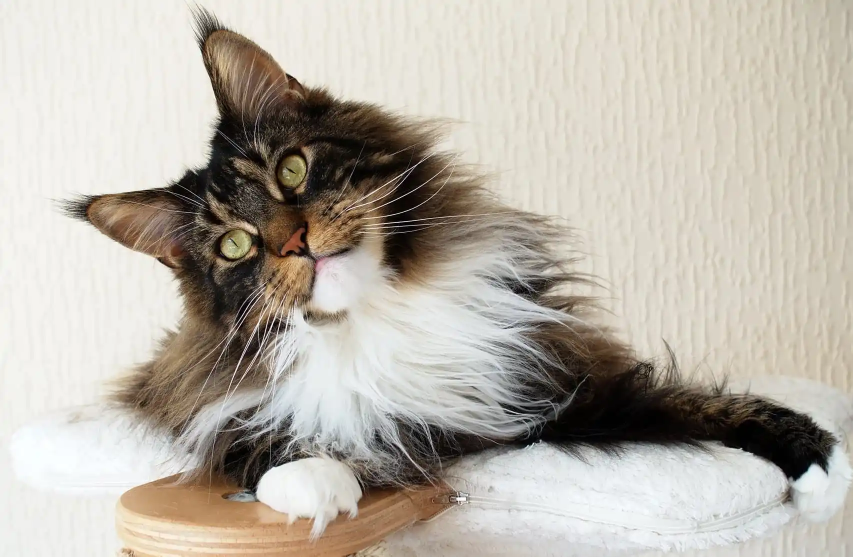
#> input picture _RandomBasicOperations/data/cat.jpg, 1706 x 1113 px (shown at 1/2 size)
$ jupyter execute 7-Drawing.ipynb
#> lines starting #> are read from the running program, lines starting #| are printed output that depends on the picture
[cell 1]
# General import
import os

# 3rd-party import
import cv2
import matplotlib.pyplot as plt

# Local import

[cell 2]
img_path = '../data/cat.jpg'
img = cv2.imread(img_path)
#> img is the input picture: shape (1113, 1706, 3); mean B, G, R 168.5, 178.7, 185

[cell 3]
img_rgb = cv2.cvtColor(img, cv2.COLOR_BGR2RGB)

# plt.figure(figsize=(8, 6))
plt.imshow(img_rgb)
plt.title("RGB Image")
plt.axis('off')
plt.show()

[cell 4]
# Drawing a line
cv2.line(
    img_rgb,       # img
    (100, 150),    # pos1
    (300, 450),    # pos2
    (0, 255, 0),   # color
    3              # thickness
)

plt.imshow(img_rgb)
plt.axis('off')
plt.show()

[cell 5]
# Drawing a circle
cv2.circle(
    img_rgb,        # img
    (200, 150),     # center pos
    50,             # radius
    (255, 0, 0),    # color
    4               # thickness
)

plt.imshow(img_rgb)
plt.axis('off')
plt.show()

[cell 6]
# Drawing text
cv2.putText(
    img_rgb,                    # img
    'Meow!',                 # text
    (1000, 150),                 # pos
    cv2.FONT_HERSHEY_SIMPLEX,   # font
    2,                          # text size
    (255, 0, 0),                # color
    10                          # thickness
)
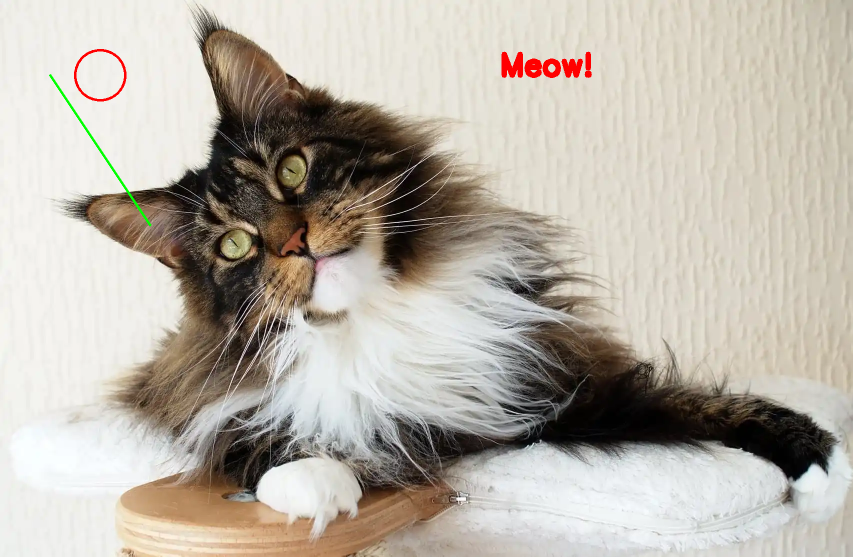
#> img_rgb: shape (1113, 1706, 3) (shown at 1/2 size); mean R, G, B 184.9, 177.9, 167.6

plt.imshow(img_rgb)
plt.axis('off')
plt.show()
